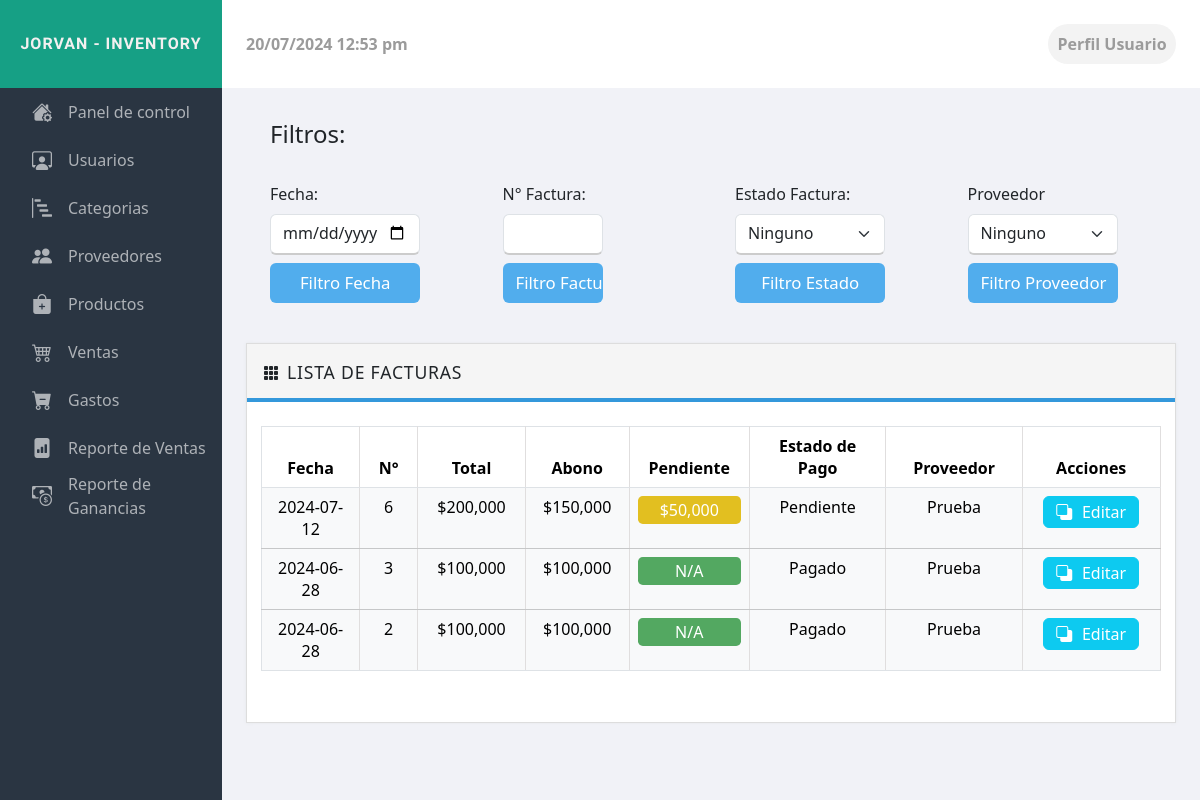
Page /admin/view/facturas.php on the earlier database version.
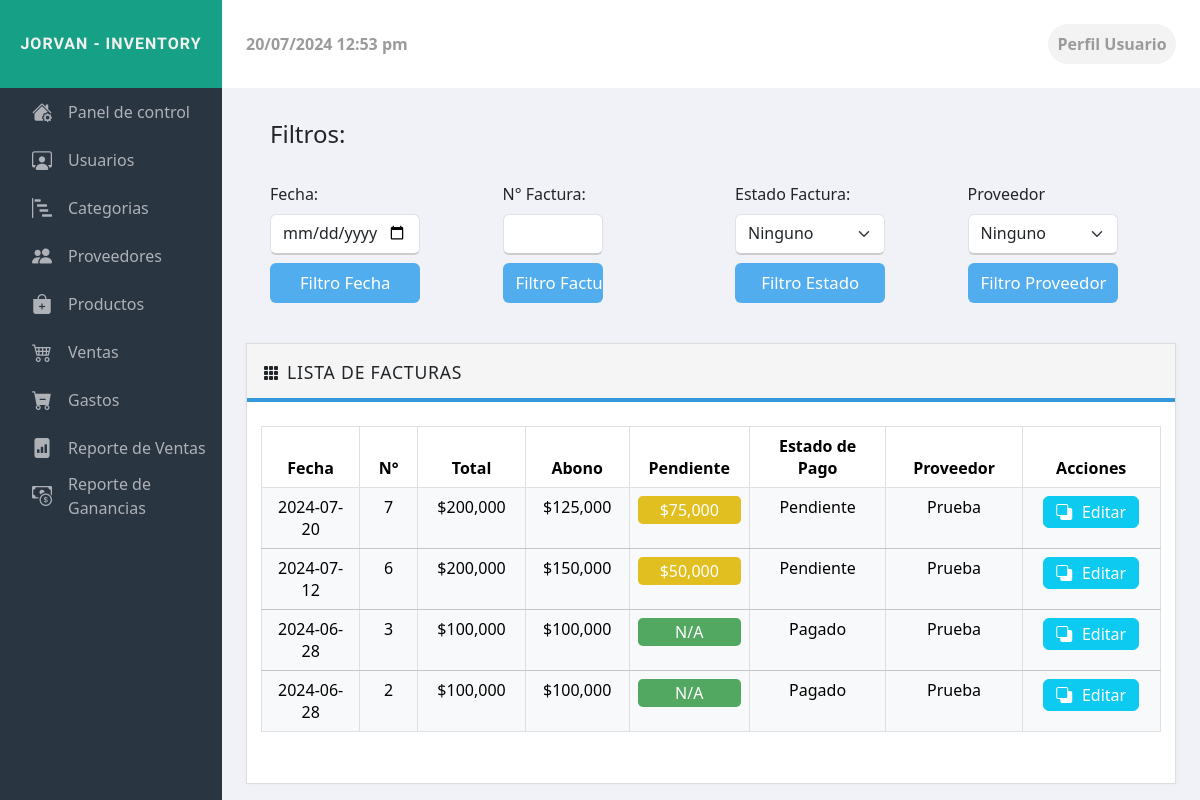
Same page on the later database version.
### tables this page shows
CREATE TABLE `factura` (
  `id_fac` int(10) NOT NULL,
  `fecha_fac` date NOT NULL,
  `total_fac` varchar(60) NOT NULL,
  `estado_fac` varchar(60) NOT NULL,
  `abono_fac` varchar(60) NOT NULL,
  `id_provFac` int(10) NOT NULL
);

CREATE TABLE `proveedor` (
  `id_prov` int(10) NOT NULL,
  `nombre_prov` varchar(60) NOT NULL
);

### admin/model/consultas.php (called while the page is built, shortened)
<?php
    class consultas {
        private $conexion;
        public function __construct($conexion) {
            $this->conexion = $conexion;
        }
        function consultaMultiple($consulta){
            $respuesta = array();
            $modulos = $this->conexion->prepare($consulta);
            $modulos->execute();
            $total = $modulos->rowCount();
            if ($total > 0) {
                $a = 0;
                while ($data = $modulos->fetch(PDO::FETCH_ASSOC)) {
                    $respuesta[$a] = $data;
                    $a++;
                }
            }
            return $respuesta;
        }
    }
?>

### admin/model/datosFactura.php (called while the page is built, shortened)
<?php
class misFactura
{
    function verFactura($consulta)
    {
        $conexion = new Conexion();
        $arreglo = array();
        $modulos = $conexion->prepare($consulta);
        $modulos->execute();
        $total = $modulos->rowCount();
        if ($total > 0) {
            $a = 0;
            while ($data = $modulos->fetch(PDO::FETCH_ASSOC)) {
                $arreglo[$a] = $data;
                $a++;
            }
        }
        return $arreglo;
    }
}
?>

### admin/model/datosProveedor.php (called while the page is built, shortened)
<?php
class misProveedor
{
    function verProveedorId($id)
    {
        $conexion = new Conexion();
        $arreglo = array();
        $consulta = "SELECT * FROM proveedor
                    WHERE id_prov = :id";
        $modules = $conexion->prepare($consulta);
        $modules->bindParam(":id", $id);
        $modules->execute();
        $total = $modules->rowCount();
        if ($total > 0) {
            $i = 0;
            while ($data = $modules->fetch(PDO::FETCH_ASSOC)) {
                $arreglo[$i] = $data;
                $i++;
            }
        }
        return $arreglo;
    }
}
?>

### admin/view/facturas.php (the view, shortened to what the changed rows need)
<?php
    include("../model/consultas.php");
    $conexion = new conexion();
    $consultas = new consultas($conexion);
    $consultaCaja = $consultas->consultaMultiple("SELECT * FROM caja WHERE id_caja=(SELECT max(id_caja) FROM caja)");
    $estadoCaja = $consultaCaja[0]['estado_caja'];
    $usuarioCaja = $consultaCaja[0]['id_usCaja'];
    if ($estadoCaja!="Cerrada" && $usuarioCaja==1){
?>
<html lang="en">
  <head>
    <link rel="stylesheet" href="https://cdn.jsdelivr.net/npm/bootstrap-icons@1.10.5/font/bootstrap-icons.css">
    <link rel="stylesheet" href="../libraries/style.css">
    <link rel="stylesheet" href="../libraries/bootstrap/bootstrap.css">
  </head>
  <body>
    <?php
        include('../model/datosFactura.php');
        include('../model/datosProveedor.php');
        $misFactura = new misFactura();
        $misProveedor = new misProveedor();
    ?>
    <section class="contenido">
        <div class="interfaz overflow-auto">
            <div class="categorias overflow-auto m-0">
                <div class="tabla f-2">
                    <div class="body">
                        <table class="table" border="1px">
                            <thead class="table-default">
                                <th class="text-center" style="width: 5rem">Fecha</th>
                                <th class="text-center" style="width: 3rem">N°</th>
                                <th class="text-center" style="width: 5.5rem">Total</th>
                                <th class="text-center" style="width: 5rem">Abono</th>
                                <th class="text-center" style="width: 5rem">Pendiente</th>
                                <th class="text-center" style="width: 7rem">Estado de Pago</th>
                                <th  class="text-center" style="width: 7rem">Proveedor</th>
                                <th class="text-center" style="width: 3.5rem">Acciones</th>
                            </thead>
                            <tbody>
                                <?php
                                    $consulta="SELECT * FROM factura ORDER BY `id_fac` DESC";
                                    $respFactura = $misFactura->verFactura($consulta);
                                    foreach ($respFactura as $fila) {
                                        if ($fila['id_provFac']!=1){
                                            $nom_proveedor = $misProveedor->verProveedorId($fila['id_provFac']);?>
                                            <tr class="table-light">
                                                <td class="text-center"><?php echo $fila['fecha_fac']; ?></td>
                                                <td class="text-center"><?php echo $fila['id_fac']; ?></td>
                                                <td class="text-center"><?php echo '$'.number_format($fila['total_fac']); ?></td>
                                                <td class="text-center"><?php echo '$'.number_format($fila['abono_fac']); ?></td>
                                                <?php
                                                    if($fila['total_fac']-$fila['abono_fac']!=0){
                                                    echo '<td class="text-center"><p class="m-0 campo amarillo"> $'.number_format($fila["total_fac"]-$fila["abono_fac"]).'</p></td>';
                                                    } else {
                                                    echo '<td class="text-center"><p class="m-0 campo verde">N/A</p></td>';
                                                    }
                                                ?>
                                                <td class="text-center"><?php echo $fila['estado_fac']; ?></td>
                                                <td class="text-center"><?php echo $nom_proveedor[0]['nombre_prov']; ?></td>
                                                <td><center>
                                                    <a href="edit/editarFacturas.php?id_factura=<?php echo $fila['id_fac'] ?>" class="btn btn-info" >
                                                        <i class="bi bi-subtract"></i>
                                                        <p class="m-0">Editar</p>
                                                    </a></center>
                                                </td>
                                            </tr>
                                <?php
                                        }
                                    }
                                ?>
                            </tbody>
                        </table>
                    </div>
                </div>
            </div>
        </div>
    </section>
    <?php
        } else {
            echo '<script>
                    alert("Error al acceder. La cuenta esta inactiva o el usuario activo no tiene un rol de admin, por lo cual no puede acceder a este apartado")
                </script>';
        }
    ?>
  </body>
</html>

Differences in the rows shown:
added factura: fecha_fac "2024-07-20", id_fac "7", total_fac "200,000", abono_fac "125,000", $fila["total_fac"]-$fila["abono_fac"] "75,000", estado_fac "Pendiente", id_provFac.nombre_prov "Prueba"
